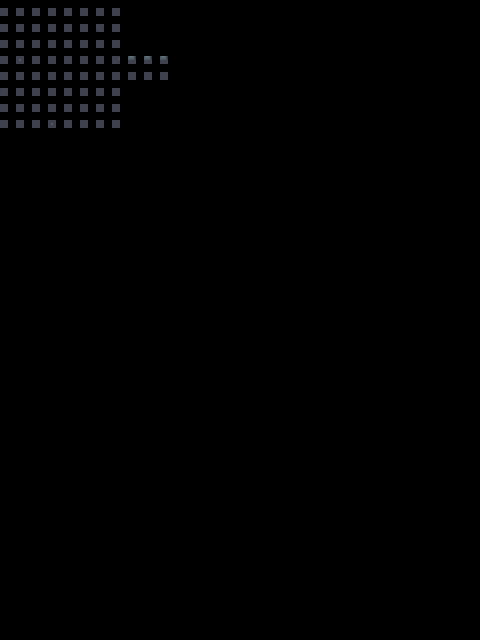

A level layout from a 2D game, rendered from its tile map. Below: a short description, then the map file with its tile-grid data intact:
An orthogonal 30x40 tile map with 16x16 px tiles, 2 tile layers (base, walls).

<map version="1.10" tiledversion="1.10.2" orientation="orthogonal" renderorder="right-down" width="30" height="40" tilewidth="16" tileheight="16" infinite="0" nextlayerid="6" nextobjectid="1">
 <tileset firstgid="1" source="../dungeon_tiles.tsx" />
 <layer id="1" name="base" width="30" height="40">
  <data encoding="csv">
422,423,424,425,426,427,242,243,0,0,0,0,0,0,0,0,0,0,0,0,0,0,0,0,0,0,0,0,0,0,
468,469,470,471,472,473,288,289,0,0,0,0,0,0,0,0,0,0,0,0,0,0,0,0,0,0,0,0,0,0,
514,515,516,517,518,519,334,335,0,0,0,0,0,0,0,0,0,0,0,0,0,0,0,0,0,0,0,0,0,0,
560,561,562,563,564,565,380,381,190,190,190,0,0,0,0,0,0,0,0,0,0,0,0,0,0,0,0,0,0,0,
420,421,422,423,424,425,426,427,236,236,236,0,0,0,0,0,0,0,0,0,0,0,0,0,0,0,0,0,0,0,
466,467,468,469,470,471,472,473,0,0,0,0,0,0,0,0,0,0,0,0,0,0,0,0,0,0,0,0,0,0,
512,513,514,515,516,517,518,519,0,0,0,0,0,0,0,0,0,0,0,0,0,0,0,0,0,0,0,0,0,0,
558,559,560,561,562,563,564,565,0,0,0,0,0,0,0,0,0,0,0,0,0,0,0,0,0,0,0,0,0,0,
0,0,0,0,0,0,0,0,0,0,0,0,0,0,0,0,0,0,0,0,0,0,0,0,0,0,0,0,0,0,
0,0,0,0,0,0,0,0,0,0,0,0,0,0,0,0,0,0,0,0,0,0,0,0,0,0,0,0,0,0,
0,0,0,0,0,0,0,0,0,0,0,0,0,0,0,0,0,0,0,0,0,0,0,0,0,0,0,0,0,0,
0,0,0,0,0,0,0,0,0,0,0,0,0,0,0,0,0,0,0,0,0,0,0,0,0,0,0,0,0,0,
0,0,0,0,0,0,0,0,0,0,0,0,0,0,0,0,0,0,0,0,0,0,0,0,0,0,0,0,0,0,
0,0,0,0,0,0,0,0,0,0,0,0,0,0,0,0,0,0,0,0,0,0,0,0,0,0,0,0,0,0,
0,0,0,0,0,0,0,0,0,0,0,0,0,0,0,0,0,0,0,0,0,0,0,0,0,0,0,0,0,0,
0,0,0,0,0,0,0,0,0,0,0,0,0,0,0,0,0,0,0,0,0,0,0,0,0,0,0,0,0,0,
0,0,0,0,0,0,0,0,0,0,0,0,0,0,0,0,0,0,0,0,0,0,0,0,0,0,0,0,0,0,
0,0,0,0,0,0,0,0,0,0,0,0,0,0,0,0,0,0,0,0,0,0,0,0,0,0,0,0,0,0,
0,0,0,0,0,0,0,0,0,0,0,0,0,0,0,0,0,0,0,0,0,0,0,0,0,0,0,0,0,0,
0,0,0,0,0,0,0,0,0,0,0,0,0,0,0,0,0,0,0,0,0,0,0,0,0,0,0,0,0,0,
0,0,0,0,0,0,0,0,0,0,0,0,0,0,0,0,0,0,0,0,0,0,0,0,0,0,0,0,0,0,
0,0,0,0,0,0,0,0,0,0,0,0,0,0,0,0,0,0,0,0,0,0,0,0,0,0,0,0,0,0,
0,0,0,0,0,0,0,0,0,0,0,0,0,0,0,0,0,0,0,0,0,0,0,0,0,0,0,0,0,0,
0,0,0,0,0,0,0,0,0,0,0,0,0,0,0,0,0,0,0,0,0,0,0,0,0,0,0,0,0,0,
0,0,0,0,0,0,0,0,0,0,0,0,0,0,0,0,0,0,0,0,0,0,0,0,0,0,0,0,0,0,
0,0,0,0,0,0,0,0,0,0,0,0,0,0,0,0,0,0,0,0,0,0,0,0,0,0,0,0,0,0,
0,0,0,0,0,0,0,0,0,0,0,0,0,0,0,0,0,0,0,0,0,0,0,0,0,0,0,0,0,0,
0,0,0,0,0,0,0,0,0,0,0,0,0,0,0,0,0,0,0,0,0,0,0,0,0,0,0,0,0,0,
0,0,0,0,0,0,0,0,0,0,0,0,0,0,0,0,0,0,0,0,0,0,0,0,0,0,0,0,0,0,
0,0,0,0,0,0,0,0,0,0,0,0,0,0,0,0,0,0,0,0,0,0,0,0,0,0,0,0,0,0,
0,0,0,0,0,0,0,0,0,0,0,0,0,0,0,0,0,0,0,0,0,0,0,0,0,0,0,0,0,0,
0,0,0,0,0,0,0,0,0,0,0,0,0,0,0,0,0,0,0,0,0,0,0,0,0,0,0,0,0,0,
0,0,0,0,0,0,0,0,0,0,0,0,0,0,0,0,0,0,0,0,0,0,0,0,0,0,0,0,0,0,
0,0,0,0,0,0,0,0,0,0,0,0,0,0,0,0,0,0,0,0,0,0,0,0,0,0,0,0,0,0,
0,0,0,0,0,0,0,0,0,0,0,0,0,0,0,0,0,0,0,0,0,0,0,0,0,0,0,0,0,0,
0,0,0,0,0,0,0,0,0,0,0,0,0,0,0,0,0,0,0,0,0,0,0,0,0,0,0,0,0,0,
0,0,0,0,0,0,0,0,0,0,0,0,0,0,0,0,0,0,0,0,0,0,0,0,0,0,0,0,0,0,
0,0,0,0,0,0,0,0,0,0,0,0,0,0,0,0,0,0,0,0,0,0,0,0,0,0,0,0,0,0,
0,0,0,0,0,0,0,0,0,0,0,0,0,0,0,0,0,0,0,0,0,0,0,0,0,0,0,0,0,0,
0,0,0,0,0,0,0,0,0,0,0,0,0,0,0,0,0,0,0,0,0,0,0,0,0,0,0,0,0,0
</data>
 </layer>
 <layer id="4" name="walls" width="30" height="40">
  <data encoding="csv">
0,0,0,0,0,0,0,0,0,0,0,0,0,0,0,0,0,0,0,0,0,0,0,0,0,0,0,0,0,0,
0,0,0,0,0,0,0,0,0,0,0,0,0,0,0,0,0,0,0,0,0,0,0,0,0,0,0,0,0,0,
0,0,0,0,0,0,0,0,0,0,0,0,0,0,0,0,0,0,0,0,0,0,0,0,0,0,0,0,0,0,
0,0,0,0,0,0,0,0,0,0,0,0,0,0,0,0,0,0,0,0,0,0,0,0,0,0,0,0,0,0,
0,0,0,0,0,0,0,0,0,0,0,0,0,0,0,0,0,0,0,0,0,0,0,0,0,0,0,0,0,0,
0,0,0,0,0,0,0,0,0,0,0,0,0,0,0,0,0,0,0,0,0,0,0,0,0,0,0,0,0,0,
0,0,0,0,0,0,0,0,0,0,0,0,0,0,0,0,0,0,0,0,0,0,0,0,0,0,0,0,0,0,
0,0,0,0,0,0,0,0,0,0,0,0,0,0,0,0,0,0,0,0,0,0,0,0,0,0,0,0,0,0,
0,0,0,0,0,0,0,0,0,0,0,0,0,0,0,0,0,0,0,0,0,0,0,0,0,0,0,0,0,0,
0,0,0,0,0,0,0,0,0,0,0,0,0,0,0,0,0,0,0,0,0,0,0,0,0,0,0,0,0,0,
0,0,0,0,0,0,0,0,0,0,0,0,0,0,0,0,0,0,0,0,0,0,0,0,0,0,0,0,0,0,
0,0,0,0,0,0,0,0,0,0,0,0,0,0,0,0,0,0,0,0,0,0,0,0,0,0,0,0,0,0,
0,0,0,0,0,0,0,0,0,0,0,0,0,0,0,0,0,0,0,0,0,0,0,0,0,0,0,0,0,0,
0,0,0,0,0,0,0,0,0,0,0,0,0,0,0,0,0,0,0,0,0,0,0,0,0,0,0,0,0,0,
0,0,0,0,0,0,0,0,0,0,0,0,0,0,0,0,0,0,0,0,0,0,0,0,0,0,0,0,0,0,
0,0,0,0,0,0,0,0,0,0,0,0,0,0,0,0,0,0,0,0,0,0,0,0,0,0,0,0,0,0,
0,0,0,0,0,0,0,0,0,0,0,0,0,0,0,0,0,0,0,0,0,0,0,0,0,0,0,0,0,0,
0,0,0,0,0,0,0,0,0,0,0,0,0,0,0,0,0,0,0,0,0,0,0,0,0,0,0,0,0,0,
0,0,0,0,0,0,0,0,0,0,0,0,0,0,0,0,0,0,0,0,0,0,0,0,0,0,0,0,0,0,
0,0,0,0,0,0,0,0,0,0,0,0,0,0,0,0,0,0,0,0,0,0,0,0,0,0,0,0,0,0,
0,0,0,0,0,0,0,0,0,0,0,0,0,0,0,0,0,0,0,0,0,0,0,0,0,0,0,0,0,0,
0,0,0,0,0,0,0,0,0,0,0,0,0,0,0,0,0,0,0,0,0,0,0,0,0,0,0,0,0,0,
0,0,0,0,0,0,0,0,0,0,0,0,0,0,0,0,0,0,0,0,0,0,0,0,0,0,0,0,0,0,
0,0,0,0,0,0,0,0,0,0,0,0,0,0,0,0,0,0,0,0,0,0,0,0,0,0,0,0,0,0,
0,0,0,0,0,0,0,0,0,0,0,0,0,0,0,0,0,0,0,0,0,0,0,0,0,0,0,0,0,0,
0,0,0,0,0,0,0,0,0,0,0,0,0,0,0,0,0,0,0,0,0,0,0,0,0,0,0,0,0,0,
0,0,0,0,0,0,0,0,0,0,0,0,0,0,0,0,0,0,0,0,0,0,0,0,0,0,0,0,0,0,
0,0,0,0,0,0,0,0,0,0,0,0,0,0,0,0,0,0,0,0,0,0,0,0,0,0,0,0,0,0,
0,0,0,0,0,0,0,0,0,0,0,0,0,0,0,0,0,0,0,0,0,0,0,0,0,0,0,0,0,0,
0,0,0,0,0,0,0,0,0,0,0,0,0,0,0,0,0,0,0,0,0,0,0,0,0,0,0,0,0,0,
0,0,0,0,0,0,0,0,0,0,0,0,0,0,0,0,0,0,0,0,0,0,0,0,0,0,0,0,0,0,
0,0,0,0,0,0,0,0,0,0,0,0,0,0,0,0,0,0,0,0,0,0,0,0,0,0,0,0,0,0,
0,0,0,0,0,0,0,0,0,0,0,0,0,0,0,0,0,0,0,0,0,0,0,0,0,0,0,0,0,0,
0,0,0,0,0,0,0,0,0,0,0,0,0,0,0,0,0,0,0,0,0,0,0,0,0,0,0,0,0,0,
0,0,0,0,0,0,0,0,0,0,0,0,0,0,0,0,0,0,0,0,0,0,0,0,0,0,0,0,0,0,
0,0,0,0,0,0,0,0,0,0,0,0,0,0,0,0,0,0,0,0,0,0,0,0,0,0,0,0,0,0,
0,0,0,0,0,0,0,0,0,0,0,0,0,0,0,0,0,0,0,0,0,0,0,0,0,0,0,0,0,0,
0,0,0,0,0,0,0,0,0,0,0,0,0,0,0,0,0,0,0,0,0,0,0,0,0,0,0,0,0,0,
0,0,0,0,0,0,0,0,0,0,0,0,0,0,0,0,0,0,0,0,0,0,0,0,0,0,0,0,0,0,
0,0,0,0,0,0,0,0,0,0,0,0,0,0,0,0,0,0,0,0,0,0,0,0,0,0,0,0,0,0
</data>
 </layer>
</map>
